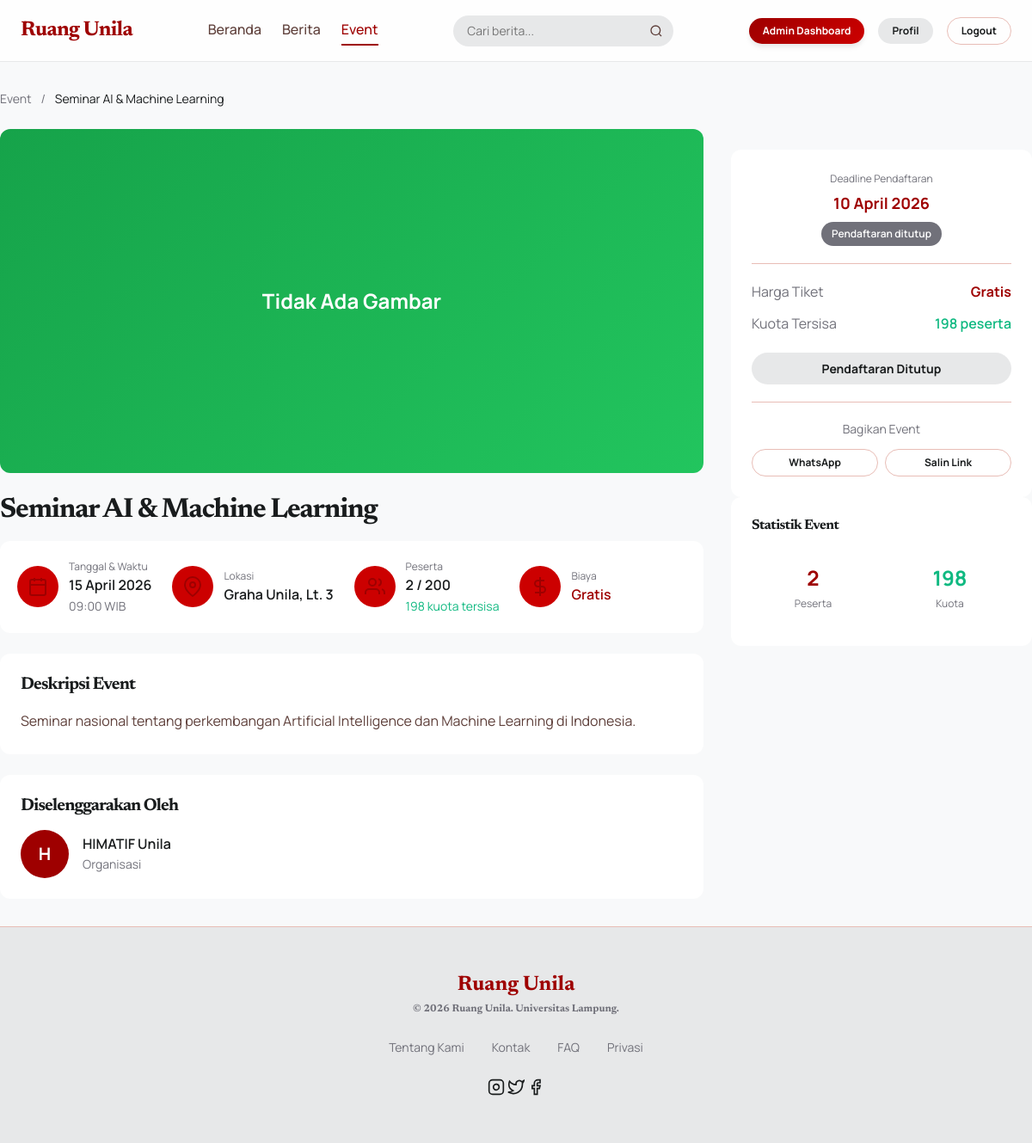
The page /modules/events/detail.php?id=1 (signed in) on the database its author committed.
### tables this page shows
CREATE TABLE IF NOT EXISTS events (
    event_id INT PRIMARY KEY AUTO_INCREMENT,
    title VARCHAR(200) NOT NULL,
    description TEXT NOT NULL,
    location VARCHAR(200) NOT NULL,
    event_date DATETIME NOT NULL,
    registration_deadline DATETIME NOT NULL,
    max_participants INT NOT NULL DEFAULT 100,
    fee DECIMAL(10,2) DEFAULT 0.00,
    organizer_id INT NOT NULL,
    image VARCHAR(255) DEFAULT NULL,
    status ENUM('pending', 'upcoming', 'ongoing', 'completed', 'cancelled', 'rejected') NOT NULL DEFAULT 'pending',
    created_at TIMESTAMP DEFAULT CURRENT_TIMESTAMP,
    updated_at TIMESTAMP DEFAULT CURRENT_TIMESTAMP ON UPDATE CURRENT_TIMESTAMP,
    
    INDEX idx_status (status),
    INDEX idx_event_date (event_date),
    INDEX idx_deadline (registration_deadline),
    INDEX idx_organizer (organizer_id),
    
    FOREIGN KEY (organizer_id) REFERENCES users(user_id)
        ON DELETE CASCADE
        ON UPDATE CASCADE
);

CREATE TABLE IF NOT EXISTS users (
    user_id INT PRIMARY KEY AUTO_INCREMENT,
    username VARCHAR(50) NOT NULL UNIQUE,
    email VARCHAR(100) NOT NULL UNIQUE,
    password VARCHAR(255) NOT NULL,
    full_name VARCHAR(100) NOT NULL,
    role ENUM('admin', 'organisasi', 'mahasiswa') NOT NULL DEFAULT 'mahasiswa',
    profile_photo VARCHAR(255) DEFAULT NULL,
    phone VARCHAR(20) DEFAULT NULL,
    bio TEXT DEFAULT NULL,
    status ENUM('active', 'inactive') NOT NULL DEFAULT 'active',
    created_at TIMESTAMP DEFAULT CURRENT_TIMESTAMP,
    updated_at TIMESTAMP DEFAULT CURRENT_TIMESTAMP ON UPDATE CURRENT_TIMESTAMP,
    
    INDEX idx_username (username),
    INDEX idx_email (email),
    INDEX idx_role (role),
    INDEX idx_status (status)
);

### modules/events/detail.php (the view, shortened to what the rows shown need)
<?php
require_once APP_ROOT . '/config/database.php';
require_once APP_ROOT . '/includes/functions.php';
require_once APP_ROOT . '/classes/Event.php';
$event = new Event();
$eventId = (int) $_GET['id'];
$eventData = $event->getById($eventId);
$remainingQuota = $event->getRemainingQuota($eventId);
$participantCount = $event->countParticipants($eventId);
$now = new DateTime();
$deadline = new DateTime($eventData['registration_deadline']);
if ($deadline < $now) {
    $countdown = 'Pendaftaran ditutup';
    $countdownClass = 'closed';
}
include APP_ROOT . '/includes/header.php';
?>
<div class="container" style="padding: 32px 0;">
    <nav style="margin-bottom: 24px; font-size: 14px;">
        <a href="<?= url('modules/events/list.php') ?>" style="color: var(--color-text-muted);">Event</a>
        <span style="margin: 0 8px; color: var(--color-text-muted);">/</span>
        <span style="color: var(--color-text-primary);"><?= htmlspecialchars($eventData['title']) ?></span>
    </nav>
    <div style="display: grid; grid-template-columns: 1fr 350px; gap: 32px; max-width: 100%; overflow: hidden;">
        <div style="min-width: 0;">
            <div style="border-radius: 12px; overflow: hidden; margin-bottom: 24px; height: 400px; background: <?= $eventData['image'] ? 'transparent' : 'linear-gradient(135deg, #16a34a 0%, #22c55e 100%)' ?>;">
                <?php if ($eventData['image']): ?>
                    <img src="<?= url('assets/images/uploads/events/' . $eventData['image']) ?>"
                         alt="<?= htmlspecialchars($eventData['title']) ?>"
                         style="width: 100%; height: 100%; object-fit: cover; max-width: 100%;">
                <?php else: ?>
                    <div style="width: 100%; height: 100%; display: flex; align-items: center; justify-content: center; color: white; font-size: 24px; font-weight: 700;">
                    </div>
                <?php endif; ?>
            </div>
            <h1 style="font-family: var(--font-heading); font-size: 32px; margin-bottom: 16px;">
                <?= htmlspecialchars($eventData['title']) ?>
            </h1>
            <div style="display: flex; flex-wrap: wrap; gap: 24px; margin-bottom: 24px; padding: 20px; background: white; border-radius: 12px;">
                <div style="display: flex; align-items: center; gap: 12px;">
                    <div>
                        <div style="font-size: 12px; color: var(--color-text-muted);">Tanggal & Waktu</div>
                        <div style="font-weight: 600;"><?= formatDate($eventData['event_date'], 'd F Y') ?></div>
                        <div style="font-size: 14px; color: var(--color-text-muted);"><?= date('H:i', strtotime($eventData['event_date'])) ?> WIB</div>
                    </div>
                </div>
                <div style="display: flex; align-items: center; gap: 12px;">
                    <div>
                        <div style="font-size: 12px; color: var(--color-text-muted);">Lokasi</div>
                        <div style="font-weight: 600;"><?= htmlspecialchars($eventData['location']) ?></div>
                    </div>
                </div>
                <div style="display: flex; align-items: center; gap: 12px;">
                    <div>
                        <div style="font-size: 12px; color: var(--color-text-muted);">Peserta</div>
                        <div style="font-weight: 600;"><?= $participantCount ?> / <?= $eventData['max_participants'] ?></div>
                        <div style="font-size: 14px; color: var(--color-success);"><?= $remainingQuota ?> kuota tersisa</div>
                    </div>
                </div>
                <div style="display: flex; align-items: center; gap: 12px;">
                </div>
            </div>
            <div style="background: white; padding: 24px; border-radius: 12px; margin-bottom: 24px;">
                <h2 style="font-family: var(--font-heading); font-size: 20px; margin-bottom: 16px;">Deskripsi Event</h2>
                <div style="line-height: 1.8; color: var(--color-text-secondary);">
                    <?= nl2br(htmlspecialchars($eventData['description'])) ?>
                </div>
            </div>
            <div style="background: white; padding: 24px; border-radius: 12px;">
                <h2 style="font-family: var(--font-heading); font-size: 20px; margin-bottom: 16px;">Diselenggarakan Oleh</h2>
                <div style="display: flex; align-items: center; gap: 16px;">
                    <div style="width: 56px; height: 56px; background: var(--color-primary); border-radius: 50%; display: flex; align-items: center; justify-content: center; color: white; font-size: 20px; font-weight: 700;">
                        <?= strtoupper(substr($eventData['organizer_name'], 0, 1)) ?>
                    </div>
                    <div>
                        <div style="font-weight: 600; font-size: 16px;"><?= htmlspecialchars($eventData['organizer_name']) ?></div>
                        <div style="color: var(--color-text-muted); font-size: 14px;">Organisasi</div>
                    </div>
                </div>
            </div>
        </div>
        <div>
            <div style="background: white; padding: 24px; border-radius: 12px; position: sticky; top: 24px; margin-bottom: 24px;">
                <div style="text-align: center; margin-bottom: 20px;">
                    <div style="font-size: 12px; color: var(--color-text-muted); margin-bottom: 4px;">Deadline Pendaftaran</div>
                    <div style="font-weight: 700; font-size: 18px; color: var(--color-primary);">
                        <?= formatDate($eventData['registration_deadline'], 'd F Y') ?>
                    </div>
                    <div style="display: inline-block; margin-top: 8px; padding: 4px 12px; border-radius: 20px; font-size: 12px; font-weight: 600; background: <?= $countdownClass === 'urgent' ? 'var(--color-danger)' : ($countdownClass === 'closed' ? 'var(--color-text-muted)' : 'var(--color-success)') ?>; color: white;">
                        <?= $countdown ?>
                    </div>
                </div>
            </div>
        </div>
    </div>
</div>
<?php
include APP_ROOT . '/includes/footer.php';
?>

### rows shown on the page
events: title "Seminar AI & Machine Learning", event_date "15 April 2026", event_date "09:00", location "Graha Unila, Lt. 3", max_participants "200", description "Seminar nasional tentang perkembangan Artificial Intelligence dan Machine Learning di Indonesia.", organizer.full_name "H", organizer.full_name "HIMATIF Unila", registration_deadline "10 April 2026", registration_deadline "Pendaftaran ditutup"

### other values the page prints
$participantCount "2"
$remainingQuota "198"
